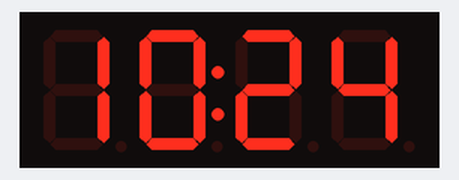
The sketch below on a simulated ESP8266 (NodeMCU). Parts: 4-digit seven-segment display. WiFi joins after 1.5 s; servers stay silent unless stated; network time is answered at once with the bench clock; the local clock reads 2024-03-15 10:24:30 at power-on unless the sketch sets it.

Above: at 0.1 s.
At 52.1 s:
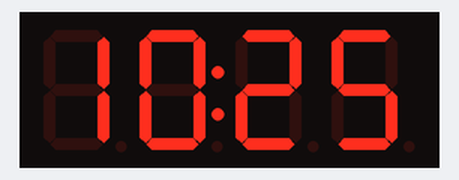
At 124.2 s:
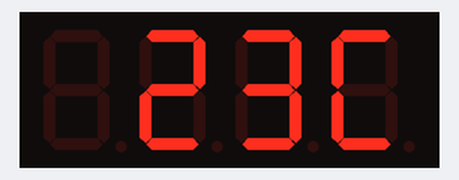

Measured:
- what the display in image 1 shows lasts 20.0 s, from 52.1 s to 72.1 s

The sketch:

digitalClock_withNtp_withRtc1302.ino
```cpp
// #include "DHT.h"
// #define DHTPIN D3
// #define DHTTYPE DHT11
// DHT dht(DHTPIN, DHTTYPE);

#include <ESP8266WiFi.h>
#include <NTPClient.h>
#include <WiFiUdp.h>

//7-SEGMENT
#include <Arduino.h>
#include <TM1637Display.h>
#define CLK D6
#define DIO D7
TM1637Display display(CLK, DIO);
uint8_t dot = 64; // 0b01000000
uint8_t BRIGHT = 0;

const uint8_t SEG_SET[] = {
	SEG_A | SEG_C | SEG_D | SEG_G | SEG_F,           // S
	SEG_A | SEG_D | SEG_E | SEG_F | SEG_G,            // E
	SEG_A | SEG_B | SEG_C,                           // t
	SEG_A   // _
	};

// DS1302
#include <ThreeWire.h>
#include <RtcDS1302.h>
#define CLK D5
#define DAT D4
#define RST D2
ThreeWire wire(DAT, CLK, RST);
RtcDS1302<ThreeWire> Rtc(wire);

const char* ssid = "NatchPai";
const char* password = "powerpay4";

int16_t pullData_hour = 6;
bool connection;
bool onePullQuota = true;

int timezone = 7 * 3600;
int dst = 0;
WiFiUDP ntp;
NTPClient timeClient(ntp, "pool.ntp.org", timezone);

unsigned long previousPullDataTimes;
unsigned long previousTimes;
unsigned long previousTimes2;

unsigned long currentTimes;

void setup() {
  Serial.begin(9600);
  display.setBrightness(BRIGHT);
  WiFi.mode(WIFI_STA);
  WiFi.begin(ssid, password);

  //Set AutoReconnect
  WiFi.setAutoReconnect(true);
  WiFi.persistent(true);

  Rtc.Begin();
  checkStateRTC();

  timeClient.begin();

  // dht.begin();
}

// ////////////////////////////////////////////////////////////////////////////
// Wifi ESP8266 > below
void checkStatusWifi() {
  if(WiFi.status() == WL_CONNECTED) {
    // Serial.println("Connect");
    autoPullData();
  }
  else{
    // Serial.println("...Disconnect");
    onePullQuota = true;
  }
}


// ////////////////////////////////////////////////////////////////////////////
// Real Time Clock > below
void checkStateRTC() {
  //แก้ป้องกันการเขียนข้อมูลทับ
  if (Rtc.GetIsWriteProtected()) {
    Serial.println("RTC was write protected, enabling writing now");
    Rtc.SetIsWriteProtected(false);
    // ค่าเวลามาตราฐาน
    // Rtc.SetDateTime(DefaultDateTime);
  }
  // ปิดการทำงาน RTC ถ้าปิดอยู่
  if (!Rtc.GetIsRunning()) {
    Serial.println("RTC was not actively running, starting now");
    Rtc.SetIsRunning(true);
  }
}

void autoPullData() {
  if (onePullQuota) {
    display.setSegments(SEG_SET);
    updateDate();
    onePullQuota = false;
    previousPullDataTimes = 0;
  }

  currentTimes = millis();
  if( (currentTimes - previousPullDataTimes) > (pullData_hour * 3600000)) {
    previousPullDataTimes = currentTimes;
    updateDate();
  }

  if (currentTimes < previousTimes) {previousPullDataTimes = 0;}
}


void updateDate() {
  timeClient.update();
  time_t epochTime = timeClient.getEpochTime();
  struct tm *ptm = gmtime ((time_t *) &epochTime);

  uint16_t year = ptm -> tm_year + 1900;
  uint8_t month = ptm -> tm_mon + 1;
  uint8_t dayMonth = ptm -> tm_mday;
  uint8_t hour = timeClient.getHours();
  uint8_t min = timeClient.getMinutes();
  uint8_t sec = timeClient.getSeconds() + 1;  //Fix delay

  Rtc.SetDateTime(RtcDateTime(year, month, dayMonth, hour, min, sec));

}

// ////////////////////////////////////////////////////////////////////////////
// 7 Segment > below
String editDate(uint8_t data) {
  if (data >= 0 && data <= 9) {
    return '0' + String(data);
  }
  else {
    return String(data);
  }
}

void SEGDisplayYOYO(RtcDateTime now) {

  uint8_t second = now.Second();
  uint8_t minute = now.Minute();
  uint8_t hour = now.Hour();

  String DATE = editDate(hour) + editDate(minute);
  display.showNumberDecEx(DATE.toInt(), dot, true);
}


// ////////////////////////////////////////////////////////////////////////////
// More Option
uint8_t mode = 1;
void setMode() {
  if (mode == 1) {
    currentTimes = millis();
    if(currentTimes - previousTimes > 20000) {
      previousTimes = currentTimes;
      mode = 2;
    }
  }
  else if(mode == 2) {
    currentTimes = millis();
    if(currentTimes - previousTimes > 6000) {
      previousTimes = currentTimes;
      mode = 1;
    }
  }

   if (currentTimes < previousTimes) {previousTimes = 0;}
}

// ////////////////////////////////////////////////////////////////////////////
// MAIN
void loop() {
  checkStatusWifi();
  setMode();
  if (mode == 1) {
    RtcDateTime now = Rtc.GetDateTime();
    SEGDisplayYOYO(now);
  }
  else if (mode == 2) {
    display.showNumberHexEx(0x23c);
  }

}
```
